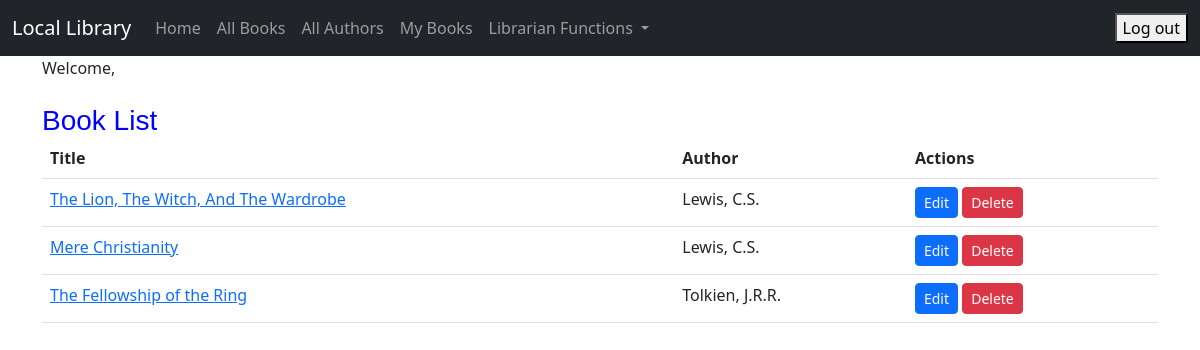
/book_list/ (signed in), run on the app's committed database.
### catalog/models.py (models this page shows, shortened)
class Book(models.Model):
    title = models.CharField(max_length=200)
    author = models.ForeignKey('Author', on_delete=models.RESTRICT, null=True)
    summary = models.TextField(max_length=1000, help_text='Enter a brief description of the book')
    isbn = models.CharField('ISBN', max_length=13, unique=True,
                            help_text='13 Character <a href="https://www.isbn-international.org/content/what-isbn">ISBN number</a>')
    genre = models.ManyToManyField(Genre, help_text='Select a genre for this book')
    cover_image = models.ImageField(upload_to='book_covers/', null=True, blank=True)
    def get_absolute_url(self):
        return reverse('book_detail', args=[str(self.id)])

class Author(models.Model):
    first_name = models.CharField(max_length=100)
    last_name = models.CharField(max_length=100)
    date_of_birth = models.DateField(null=True, blank=True)
    date_of_death = models.DateField('Died', null=True, blank=True)
    author_image = models.ImageField(upload_to='images/', null=True, blank=True)
    class Meta:
        ordering = ['last_name', 'first_name']
    def __str__(self):
        return f'{self.last_name}, {self.first_name}'

### catalog/views.py (the view)
# urls.py: path('book_list/', views.BookListView.as_view(),
class BookListView(LoginRequiredMixin, generic.ListView):
    model = Book
    template_name = 'catalog/book_list.html'

### catalog/templates/catalog/book_list.html (shortened to what this page needs)
{% extends "catalog/base.html" %}
{% block content %}
  <h1>Book List</h1>
  {% if book_list %}
  <table class="table">
    <thead>
      <tr>
        <th>Title</th>
        <th>Author</th>
        {% if user.is_superuser %}
          <th>Actions</th>
        {% endif %}
      </tr>
    </thead>
    <tbody>
    {% for book in book_list %}
      <tr>
        <td><a href="{{ book.get_absolute_url }}">{{ book.title }}</a></td>
        <td>{{ book.author }}</td>
        {% if user.is_superuser %}
          <td>
            <a href="{% url 'book_update' book.pk %}" class="btn btn-primary btn-sm">Edit</a>
            <a href="{% url 'book_delete' book.pk %}" class="btn btn-danger btn-sm" onclick="return confirm('Are you sure you want to delete this book?')">Delete</a>
          </td>
        {% endif %}
      </tr>
    {% endfor %}
    </tbody>
  </table>
  {% else %}
    <p>There are no books in the library.</p>
  {% endif %}
{% endblock %}

### catalog/static/css/my_style.css (style rules this page uses)
h1 { font-family: 'Changa One', sans-serif; margin: 10px 0; font-size: 1.75em; font-weight: normal; line-height: 0.5; text-align: left; color: #0000FF; }

### data on the page
Book: title "The Lion, The Witch, And The Wardrobe", author "Lewis, C.S."
Book: title "Mere Christianity", author "Lewis, C.S."
Book: title "The Fellowship of the Ring", author "Tolkien, J.R.R."
